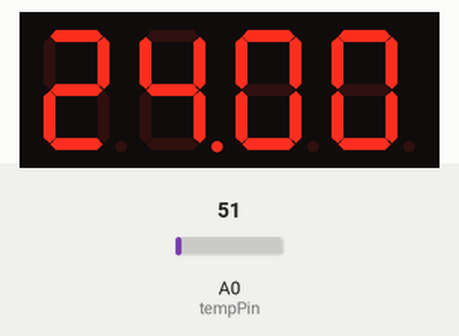
Recording of a sketch running on a simulated Arduino Uno, built with avr-gcc and run on an emulated ATmega328P. On the bench: 4-digit seven-segment display. Wiring (inferred from the names in the program): 4-digit 7-segment display, segments lit when HIGH: segments pin 6, pin 7, pin 8, pin 9, pin 10, pin 11, pin 12, pin 13; digit selects pin 2, pin 3, pin 4, pin 5. The test bench sets the inputs (shaded band); at power-on: A0 (tempPin) = 51. The segment pins are drawn as the display they are named for.

Above: at 10.8 s.
10.9 s: A0 (tempPin) set to 61
At 21.2 s:
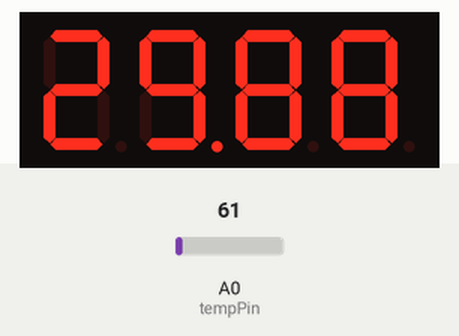
21.5 s: A0 (tempPin) set to 71
At 30.9 s:
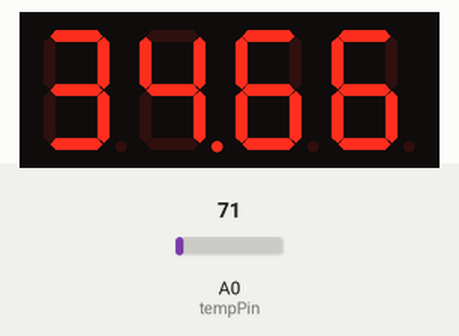
31.5 s: A0 (tempPin) set to 86
At 41.0 s:
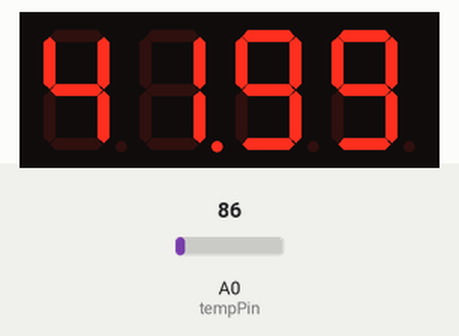
Timing chart, 0 to 42.5 s (numbered marks = the images above; inputs shaded):
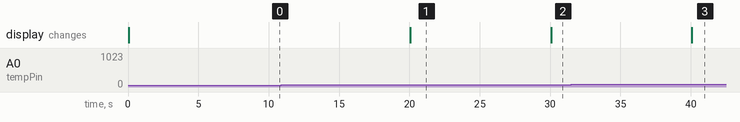

The sketch:

Thermometer_01.ino
```cpp
float temp;
int tempPin = 0;

int A=6;
int B=7;
int C=8;
int D=9;
int E=10;
int F=11;
int G=12;

int DP=13;

int first=2;
int second=3;
int third=4;
int fourth=5;

int tempDelay = 10000;
long lastTime;

int d = 3;
String tempString;
String digit1;
String digit2;
String digit3;
String digit4;

void setup() {
  setupDisplay();
  allOff();
  lastTime=millis() + tempDelay;
}

void loop() {
  if (millis() - lastTime  >= tempDelay) {
    lastTime = millis();
    temp = analogRead(tempPin) ;
    temp = temp *  0.48828125;

    tempString = String((int) (temp * 100)) ;
    digit1 = tempString.substring(0, 1);
    digit2 = tempString.substring(1, 2);
    digit3 = tempString.substring(3, 4);
    digit4 = tempString.substring(5);
  }

  digitalWrite(first, LOW);
  digitalWrite(second, HIGH);
  digitalWrite(third, HIGH);
  digitalWrite(fourth, HIGH);
  digitalWrite(DP, LOW);
  makeDigit(digit1);
  delay(d);

  digitalWrite(first, HIGH);
  digitalWrite(second, LOW);
  digitalWrite(third, HIGH);
  digitalWrite(fourth, HIGH);
  digitalWrite(DP, HIGH);
  makeDigit(digit2);
  delay(d);

  digitalWrite(first, HIGH);
  digitalWrite(second, HIGH);
  digitalWrite(third, LOW);
  digitalWrite(fourth, HIGH);
  digitalWrite(DP, LOW);
  makeDigit(digit3);
  delay(d);

  digitalWrite(first, HIGH);
  digitalWrite(second, HIGH);
  digitalWrite(third, HIGH);
  digitalWrite(fourth, LOW);
  digitalWrite(DP, LOW);
  makeDigit(digit3);
  delay(d);
}

void setupDisplay() {
  pinMode(A, OUTPUT);
  pinMode(B, OUTPUT);
  pinMode(C, OUTPUT);
  pinMode(D, OUTPUT);
  pinMode(E, OUTPUT);
  pinMode(F, OUTPUT);
  pinMode(G, OUTPUT);
  pinMode(DP, OUTPUT);

  pinMode(first, OUTPUT);
  pinMode(second, OUTPUT);
  pinMode(third, OUTPUT);
  pinMode(fourth, OUTPUT);
}

void allOff() {
  digitalWrite(first, HIGH);
  digitalWrite(second, HIGH);
  digitalWrite(third, HIGH);
  digitalWrite(fourth, HIGH);
}

void makeDigit(String digit) {
  if (digit == "0")
    zero();
  else if (digit == "1")
    one();
  else if (digit == "2")
    two();
  else if (digit == "3")
    three();
  else if (digit == "4")
    four();
  else if (digit == "5")
    five();
  else if (digit == "6")
    six();
  else if (digit == "7")
    seven();
  else if (digit == "8")
    eight();
  else if (digit == "9")
    nine();
}

void zero() {
  digitalWrite(A, HIGH);
  digitalWrite(B, HIGH);
  digitalWrite(C, HIGH);
  digitalWrite(D, HIGH);
  digitalWrite(E, HIGH);
  digitalWrite(F, HIGH);
  digitalWrite(G, LOW);
}

void one() {
  digitalWrite(A, LOW);
  digitalWrite(B, HIGH);
  digitalWrite(C, HIGH);
  digitalWrite(D, LOW);
  digitalWrite(E, LOW);
  digitalWrite(F, LOW);
  digitalWrite(G, LOW);
}

void two() {
  digitalWrite(A, HIGH);
  digitalWrite(B, HIGH);
  digitalWrite(C, LOW);
  digitalWrite(D, HIGH);
  digitalWrite(E, HIGH);
  digitalWrite(F, LOW);
  digitalWrite(G, HIGH);
}

void three() {
  digitalWrite(A, HIGH);
  digitalWrite(B, HIGH);
  digitalWrite(C, HIGH);
  digitalWrite(D, HIGH);
  digitalWrite(E, LOW);
  digitalWrite(F, LOW);
  digitalWrite(G, HIGH);
}

void four() {
  digitalWrite(A, LOW);
  digitalWrite(B, HIGH);
  digitalWrite(C, HIGH);
  digitalWrite(D, LOW);
  digitalWrite(E, LOW);
  digitalWrite(F, HIGH);
  digitalWrite(G, HIGH);
}

void five() {
  digitalWrite(A, HIGH);
  digitalWrite(B, LOW);
  digitalWrite(C, HIGH);
  digitalWrite(D, HIGH);
  digitalWrite(E, LOW);
  digitalWrite(F, HIGH);
  digitalWrite(G, HIGH);
}

void six() {
  digitalWrite(A, HIGH);
  digitalWrite(B, LOW);
  digitalWrite(C, HIGH);
  digitalWrite(D, HIGH);
  digitalWrite(E, HIGH);
  digitalWrite(F, HIGH);
  digitalWrite(G, HIGH);
}

void seven() {
  digitalWrite(A, HIGH);
  digitalWrite(B, HIGH);
  digitalWrite(C, HIGH);
  digitalWrite(D, LOW);
  digitalWrite(E, LOW);
  digitalWrite(F, LOW);
  digitalWrite(G, LOW);
}

void eight() {
  digitalWrite(A, HIGH);
  digitalWrite(B, HIGH);
  digitalWrite(C, HIGH);
  digitalWrite(D, HIGH);
  digitalWrite(E, HIGH);
  digitalWrite(F, HIGH);
  digitalWrite(G, HIGH);
}


void nine() {
  digitalWrite(A, HIGH);
  digitalWrite(B, HIGH);
  digitalWrite(C, HIGH);
  digitalWrite(D, HIGH);
  digitalWrite(E, LOW);
  digitalWrite(F, HIGH);
  digitalWrite(G, HIGH);
}
```

Measured:
- after the input at 10.9 s, the display: changes after 9.2 s (image 1)
- after the input at 21.5 s, the display: changes after 8.6 s (image 2)
- after the input at 31.5 s, the display: changes after 8.6 s (image 3)
